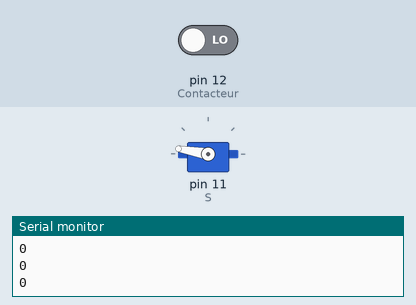
The sketch below on a simulated Arduino Uno, built with avr-gcc and run on an emulated ATmega328P. Shown: servo, the last lines printed to the serial monitor. The inputs (shaded band) are chosen by the test bench; at power-on: pin 12 (Contacteur) LOW.

Above: at 1.2 s.
1.3 s: pin 12 (Contacteur) driven HIGH
At 2.0 s:
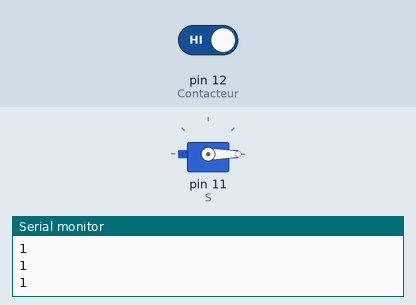
2.9 s: pin 12 (Contacteur) driven LOW
At 3.3 s:
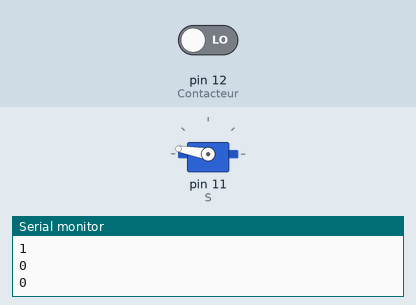
Timing chart, 0 to 5.9 s (numbered marks = the images above; inputs shaded):
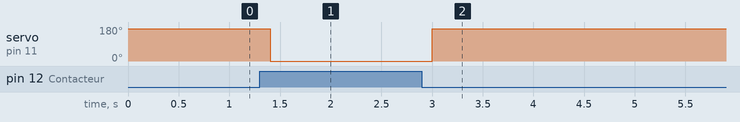

Measured:
- after the input at 1.3 s, servo on pin 11 (S): 170° → 0° after 0.10 s
- after the input at 2.9 s, servo on pin 11 (S): 0° → 170° after 0.10 s

The sketch:

ouverture_pince_v1.ino
```cpp
#include <Wire.h> // Bibliothèque de gestion I²C
#include <Servo.h> // Bibliothèque de gestion du Servomoteur
Servo S; // Création d’un objet de type servomoteur

const int Contacteur = 12; // E/S2, connecteur 3
int Etat_Contacteur;   //état initial contacteur

void setup()
{
  pinMode(Contacteur, INPUT); //définition du contacteur comme entrée
  Etat_Contacteur = LOW; //état initial bas
  S.attach(11); // E/S2, connecteur 4
  Serial.begin(9600);
}


void loop()
{
    Etat_Contacteur = digitalRead (Contacteur) ; //lecture de l'état du contacteur
    Serial.println(Etat_Contacteur);
  if(Etat_Contacteur == HIGH)   // si le bouton est relaché, faire
    {
      S.write(0); //ouverture de la pince
      delay(200);
    }

  else //le bouton est toujours enfoncé, rester fermé
  {
        S.write(170); //ouverture de la pince
        delay(200);
  }
}
```
